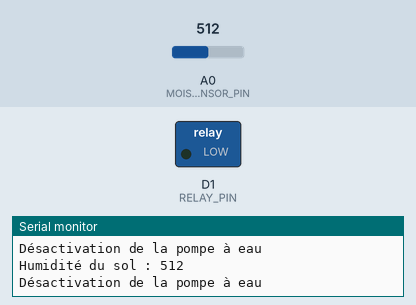
Simulated run of this sketch. Board: ESP8266 (NodeMCU). Shown: switched loads named in the sketch (green lamp = pin HIGH), the last lines printed to the serial monitor. Inputs (shaded band) come from the test bench; at power-on: A0 (MOISTURE_SENSOR_PIN) = 512. WiFi joins after 1.5 s; servers stay silent unless stated; uploads are accepted with an empty reply.

Above: at 4.2 s.
4.3 s: A0 (MOISTURE_SENSOR_PIN) set to 260
6.2 s: A0 (MOISTURE_SENSOR_PIN) set to 234
At 7.6 s:
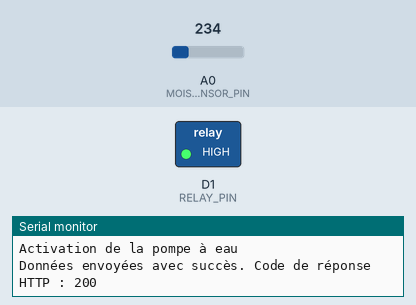
8.5 s: A0 (MOISTURE_SENSOR_PIN) set to 306
At 10.6 s:
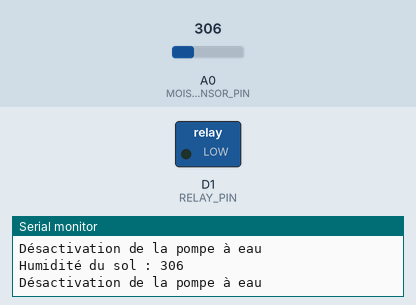
10.9 s: A0 (MOISTURE_SENSOR_PIN) set to 240
At 12.3 s:
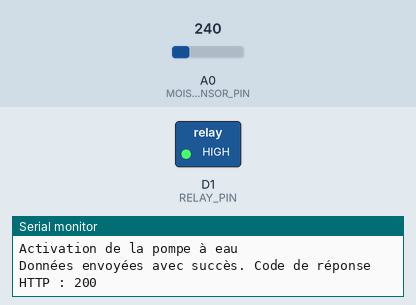
Timing chart, 0 to 13.9 s (numbered marks = the images above; inputs shaded):
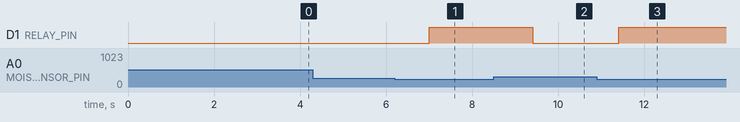

The sketch:

humiditepompeeau.ino
```cpp
#include <ESP8266WiFi.h>
#include <ESP8266HTTPClient.h>

#define MOISTURE_SENSOR_PIN A0
#define RELAY_PIN D1
#define MOISTURE_THRESHOLD 250

const char* ssid = "OPPO A5s";
const char* password = "13b48cded6ce";
const char* serverUrl = "http://10.0.0.240:8407/api/datahumidity";

void setup() {
  Serial.begin(9600);
  pinMode(RELAY_PIN, OUTPUT);
  digitalWrite(RELAY_PIN, LOW);

  WiFi.begin(ssid, password);
  while (WiFi.status() != WL_CONNECTED) {
    delay(1000);
    Serial.println("Connecting to WiFi...");
  }
  Serial.println("Connected to WiFi");

  delay(1000);
}

void loop() {
  int soilMoisture = analogRead(MOISTURE_SENSOR_PIN);

  if (soilMoisture == -1) {
    Serial.println("Erreur de lecture de l'humidité du sol");
    return;
  }

  Serial.print("Humidité du sol : ");
  Serial.println(soilMoisture);

  if (soilMoisture != 0 && soilMoisture < MOISTURE_THRESHOLD) {
    digitalWrite(RELAY_PIN, HIGH);
    Serial.println("Activation de la pompe à eau");

    if (soilMoisture != 0) {
      WiFiClient client; // Déclaration de la variable client
      HTTPClient http;
      http.begin(client, serverUrl);
      http.addHeader("Content-Type", "application/json");

      String jsonData = "{\"soilMoisture\": " + String(soilMoisture) + "}";

      int httpResponseCode = http.POST(jsonData);

      if (httpResponseCode > 0) {
        Serial.printf("Données envoyées avec succès. Code de réponse HTTP : %d\n", httpResponseCode);
      } else {
        Serial.printf("Erreur lors de l'envoi des données. Code d'erreur HTTP : %d\n", httpResponseCode);
      }

      http.end();
    }
  } else {
    digitalWrite(RELAY_PIN, LOW);
    Serial.println("Désactivation de la pompe à eau");
  }

  delay(1000);
}
```

Measured:
- the behaviour switches between 250 and 249 on A0 (MOISTURE_SENSOR_PIN) (found by bisection; images 0 and 1)
- after the input at 6.2 s, D1 (RELAY_PIN): LOW → HIGH after 0.81 s
- after the input at 8.5 s, D1 (RELAY_PIN): HIGH → LOW after 0.91 s
- after the input at 10.9 s, D1 (RELAY_PIN): LOW → HIGH after 0.51 s
